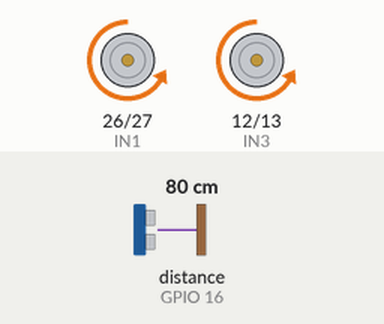
The sketch below on a simulated ESP32. Shown: motor-driver pin pairs drawn as motors (green arrow = first pin HIGH = forward, orange = second pin HIGH = backward, longer = more drive, scaled by the enable pin). Wiring (inferred from the names in the program): ultrasonic range finder: trigger GPIO 4; echo GPIO 16. Inputs (shaded band) come from the test bench; at power-on: distance to the obstacle (sensor on GPIO 16) 80 cm. The echo pulse lasts 58.3 µs per cm; what the sketch prints to the serial monitor is not drawn.

Above: at 1.2 s.
1.3 s: distance to the obstacle (sensor on GPIO 16) set to 23 cm
2.8 s: distance to the obstacle (sensor on GPIO 16) set to 18 cm
At 4.0 s:
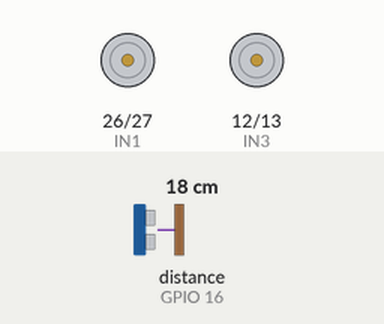
4.3 s: distance to the obstacle (sensor on GPIO 16) set to 35 cm
At 5.5 s:
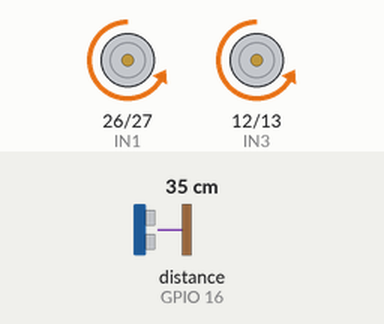
5.8 s: distance to the obstacle (sensor on GPIO 16) set to 2 cm
At 7.0 s:
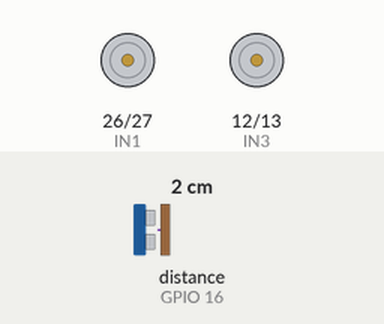
Timing chart, 0 to 8.3 s (numbered marks = the images above; inputs shaded):
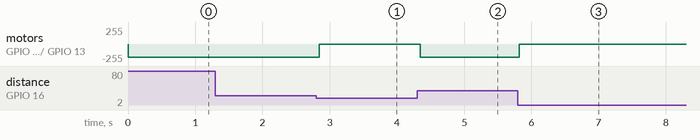

Measured:
- the behaviour switches between 21 and 20 cm on distance to the obstacle (sensor on GPIO 16) (found by bisection; images 0 and 1)
- after the input at 1.3 s, every drawn part: stays the same
- after the input at 2.8 s, motor on GPIO 26 (IN1) / GPIO 27 (IN2), motor on GPIO 12 (IN3) / GPIO 13 (IN4): backward 200/255 → stopped at once
- after the input at 4.3 s, motor on GPIO 26 (IN1) / GPIO 27 (IN2), motor on GPIO 12 (IN3) / GPIO 13 (IN4): stopped → backward 200/255 after 0.05 s
- after the input at 5.8 s, motor on GPIO 26 (IN1) / GPIO 27 (IN2), motor on GPIO 12 (IN3) / GPIO 13 (IN4): backward 200/255 → stopped at once

The sketch:

sketch_sonic_stage2_ultrasonic_test.ino
```cpp
#define ENA 25
#define IN1 26
#define IN2 27
#define ENB 14
#define IN3 12
#define IN4 13

#define TRIG 4
#define ECHO 16

long duration;
float distance;

void setup() {
  Serial.begin(9600);

  pinMode(ENA, OUTPUT);
  pinMode(IN1, OUTPUT);
  pinMode(IN2, OUTPUT);

  pinMode(ENB, OUTPUT);
  pinMode(IN3, OUTPUT);
  pinMode(IN4, OUTPUT);

  pinMode(TRIG, OUTPUT);
  pinMode(ECHO, INPUT);

  analogWrite(ENA, 200);
  analogWrite(ENB, 200);
}

void moveForward() {
  digitalWrite(IN2, HIGH);
  digitalWrite(IN1, LOW);
  digitalWrite(IN4, HIGH);
  digitalWrite(IN3, LOW);
}

void stopMotors() {
  digitalWrite(IN1, LOW);
  digitalWrite(IN2, LOW);
  digitalWrite(IN3, LOW);
  digitalWrite(IN4, LOW);
}

void loop() {
  // Read distance
  digitalWrite(TRIG, LOW);
  delayMicroseconds(2);
  digitalWrite(TRIG, HIGH);
  delayMicroseconds(10);
  digitalWrite(TRIG, LOW);

  duration = pulseIn(ECHO, HIGH);
  distance = duration * 0.034 / 2; // cm

  Serial.print("Distance: ");
  Serial.println(distance);

  if (distance < 20) {
    stopMotors();
    Serial.println("Object detected → STOP");
  }
  else {
    moveForward();
    Serial.println("Clear path → Moving");
  }

  delay(50);
}
```
